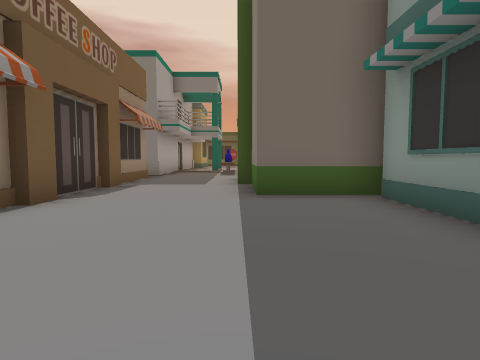
view 1 (above)

16 first-person views from a walk through a 3-D level made in the Unity game engine. The camera is 1.3 m above the floor, tilts 4° down and sees 75° across. The floor is counted in squares, 2 m on a side. Each view is taken from the middle of a square. On the plan, view 1 faces up. The plan holds only what a view shows up to about 10 squares ahead; the rest is blank. The place goes on beyond the plan. The player is left out.

view 2
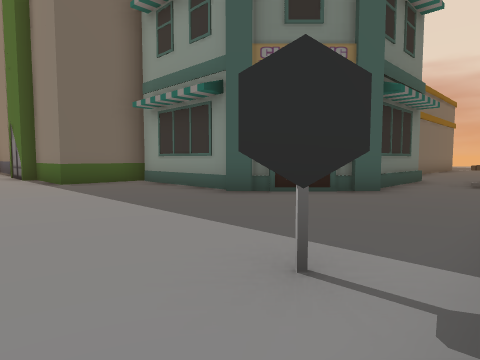

view 3
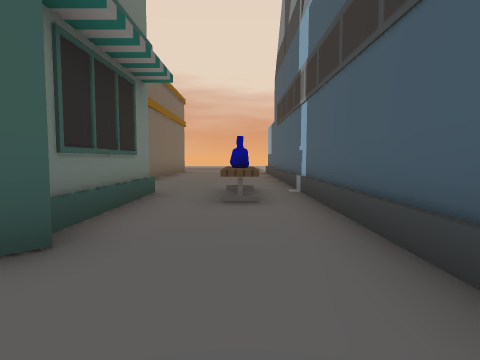

view 4
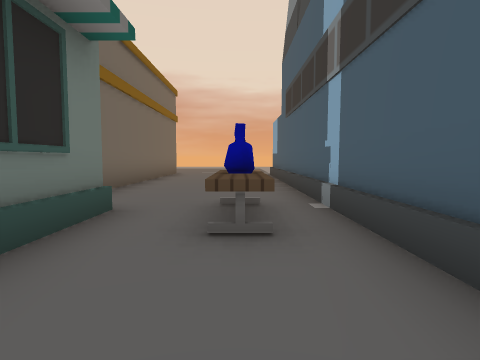

view 5
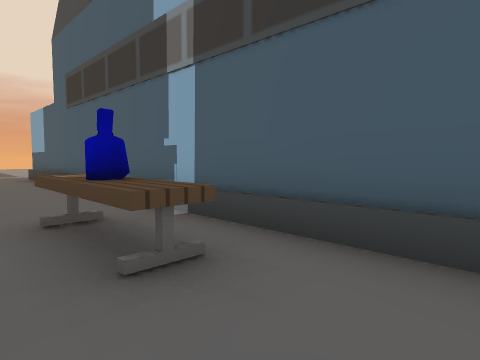

view 6
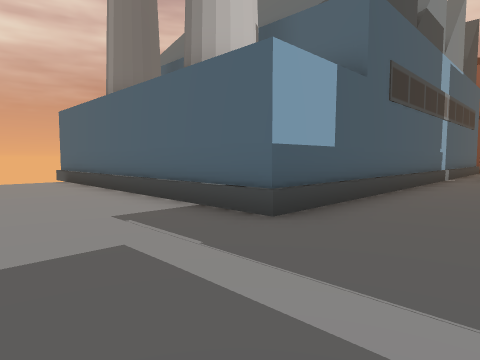

view 7
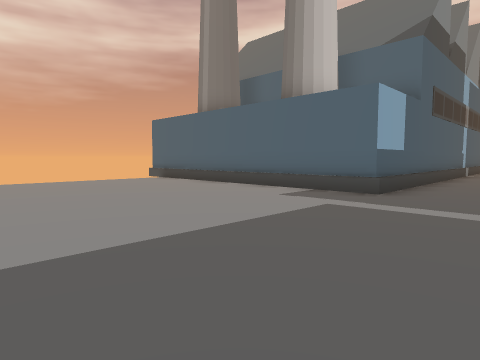

view 8
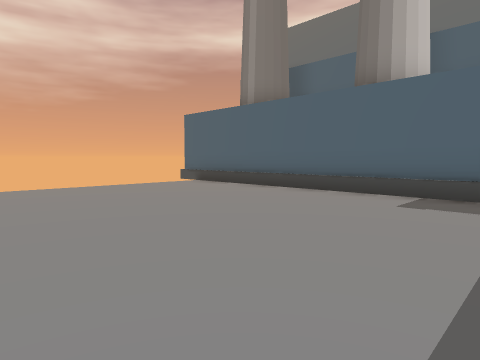

view 9
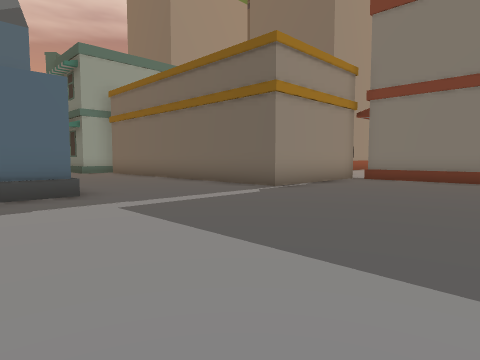

view 10
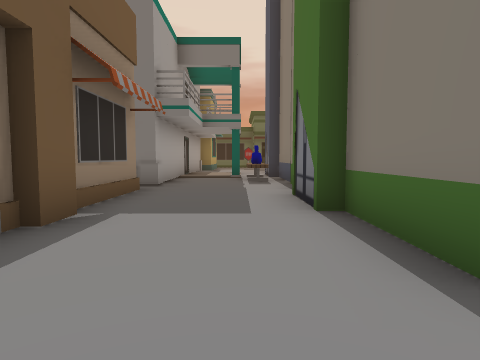

view 11
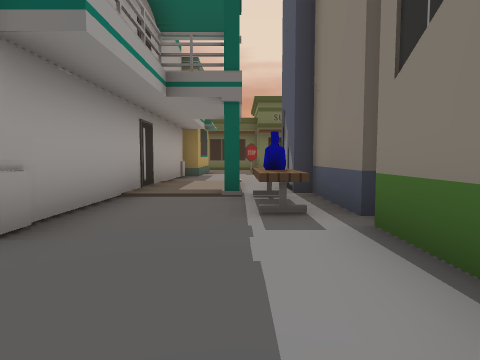

view 12
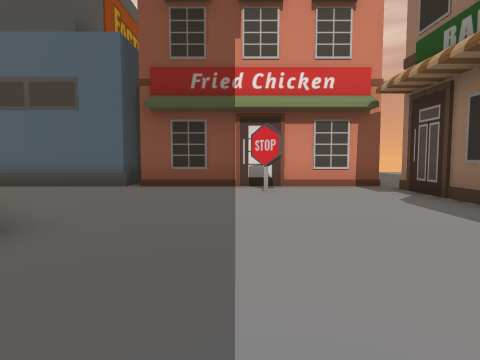

view 13
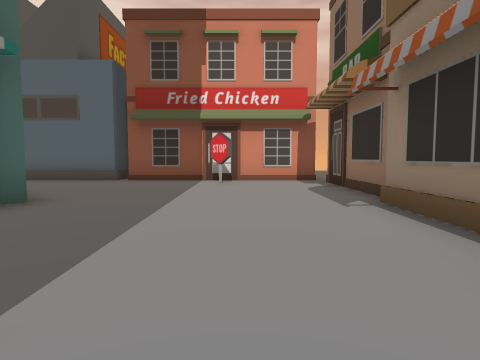

view 14
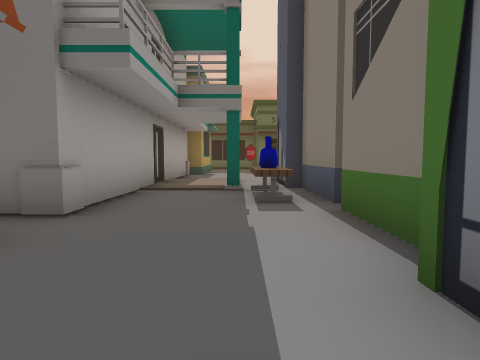

view 15
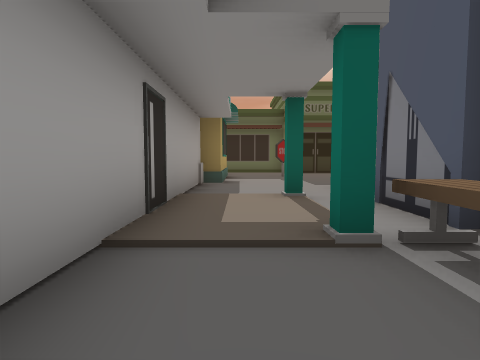

view 16
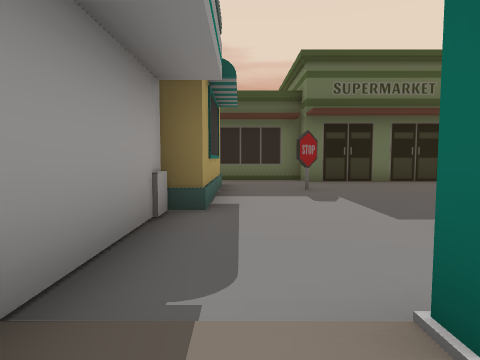

### Floor plan
Key: @ floor where view 1 was taken; # wall or solid block; . floor; B building; E bench; T bottle; O other object.
Columns run from 4 left of view 1 to 22 right of it. Each row starts with its distance up from view 1.
 26  BBBBBBBB
 25   ......
 24  #......
 23  #.O...
 22  #.....
 21  #....
 20  #....
 19  #...
 18  #...B
 17  #.#.
 16  #..B
 15  #..B
 14  #.ET
 13  #.E.B
 12 ##...B
 11 .....B
 10 #....B
  9 #...B
  8 #...B
  7 ##...B
  6  #...BBB
  5  #.....B             B####
  4  ......B             B....
  3  #.....B             B....
  2 ##....B              B....
  1 #......B      BBBBBBBB....
  0 #...@...BBBBB.............
 -1 #..........................
 -2 #..O.......EE..............
 -3 ...........................
 -4 .######BBBBBBBBBBBBBB......
 -5        BB       BBBBB......
 -6         B       BBBBB......
 -7                 BBB B......
 -8                 BBBBB.....
 -9                  BBBB.....
-10                  BB B.....
-11                     B

Where each view was taken, in squares from view 1:
view 1: 0 up, 0 right, facing up
view 2: 3 down, 2 left, facing up-right
view 3: 2 down, 2 right, facing right
view 4: 2 down, 4 right, facing right
view 5: 1 down, 5 right, facing down-right
view 6: 1 down, 19 right, facing down-left
view 7: 1 down, 22 right, facing down-left
view 8: 3 down, 22 right, facing down-left
view 9: 5 down, 22 right, facing up-left
view 10: 4 up, 1 left, facing up
view 11: 9 up, 1 left, facing up
view 12: 4 up, 0 right, facing down
view 13: 6 up, 1 left, facing down
view 14: 8 up, 1 left, facing up
view 15: 12 up, 2 left, facing up
view 16: 16 up, 2 left, facing up
